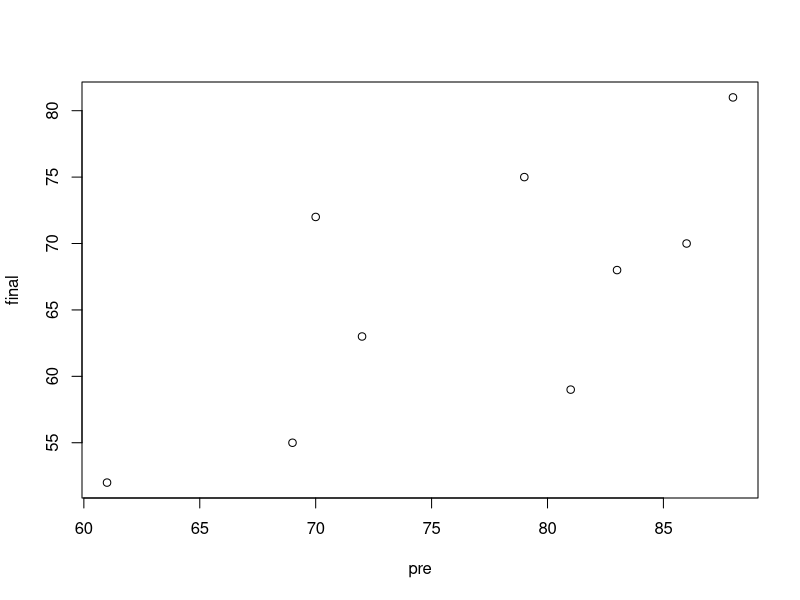
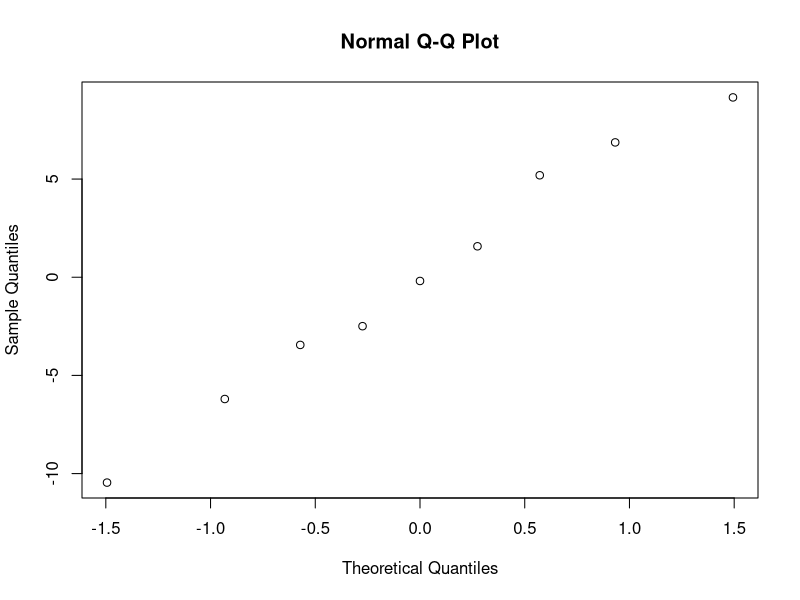
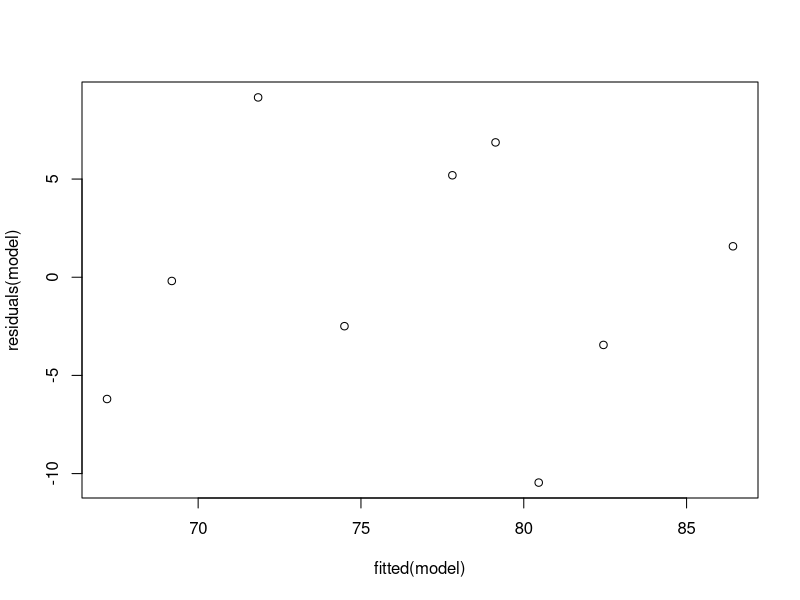

Write R code to recreate these figures, in order.
## ---- chunk 1
pre = c(83, 81, 70, 79,69, 61, 88, 72, 86)
final = c(68, 59, 72, 75, 55, 52, 81, 63, 70)
plot(x=pre, y=final) 
## ---- chunk 2
cor(x=pre, y=final)
## ---- chunk 3
model = lm(pre ~ final) # lm(y ~ x) gives linear model
model
## ---- chunk 4
model$coefficients[1] + model$coefficients[2] * 80
## ---- chunk 5
qqnorm(residuals(model))
plot(x=fitted(model), y=residuals(model))

summary(model)
confint(model)
